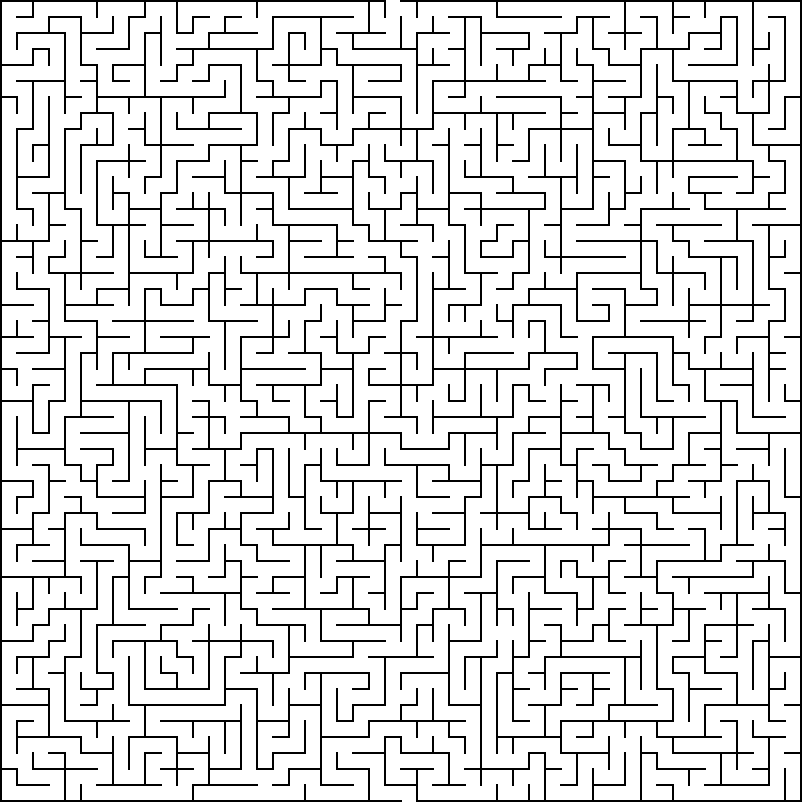
#> input picture Solve the Maze/Test images/50x50.png, 802 x 802 px, found by its file name
$ python 'MazeSolver50*50.py'   (older library calls are emulated)
#> lines starting #> are read from the running program, lines starting #| are printed output that depends on the picture; after the words box and inside, x2 and y2 are one past the last pixel; in counts of white or black regions, pixels touching at a corner belong together
import cv2
import numpy as np

filename = '50x50'
img = cv2.imread(filename+'.png')
#> img is the input picture: shape (802, 802, 3); 87.1% white; black in thin lines or dots
cv2.imshow('Maze', img)

# Binary conversion
gray = cv2.cvtColor(img, cv2.COLOR_BGR2GRAY)
#> gray: shape (802, 802); 87.1% white; black in thin lines or dots
# Inverting tholdolding will give us a binary image with a white wall and a black background.
ret, thresh = cv2.threshold(gray, 127, 255, cv2.THRESH_BINARY_INV)
#> thresh: shape (802, 802); 12.9% white in thin lines or dots
cv2.imwrite(filename+'/1. Threshold1.jpg', thresh)
cv2.imshow('Threshold 1', thresh)

# Contours
image, contours, hierarchy = cv2.findContours(thresh, cv2.RETR_EXTERNAL, cv2.CHAIN_APPROX_NONE)
#> contours = 2 contours; box (x1, y1, x2, y2) and area: (160, 0, 802, 802) 25012, (0, 0, 546, 802) 17486
dc = cv2.drawContours(thresh, contours, 0, (255, 255, 255), 5)
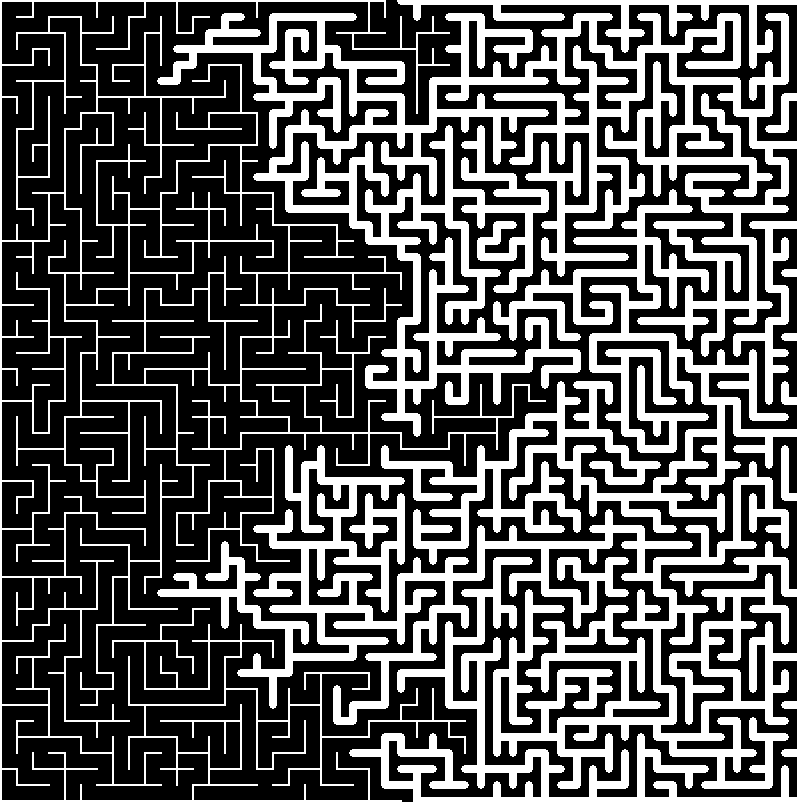
#> dc: shape (802, 802); 34.2% white; 2 white regions, box (x1, y1, x2, y2) and area: (157, 0, 802, 802) 185500, (0, 0, 546, 802) 34244
cv2.imwrite(filename+'/2. Contours1.jpg', dc)
cv2.imshow('Contours 1', dc)

dc = cv2.drawContours(dc, contours, 1, (0,0,0) , 5)
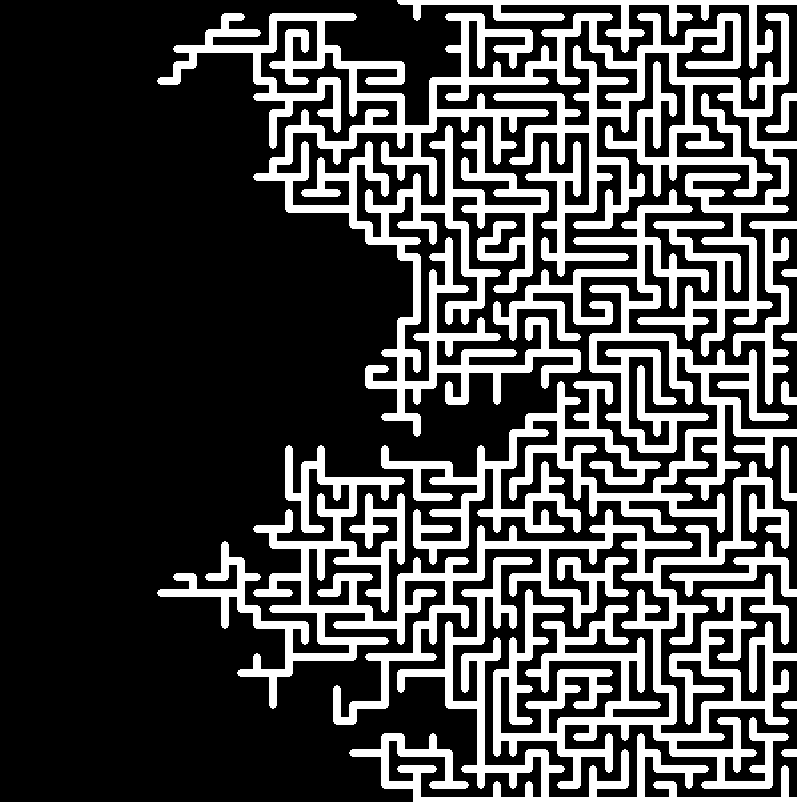
#> dc: shape (802, 802); 28.8% white; 1 white region, box (x1, y1, x2, y2) and area: (157, 0, 802, 802) 185500
cv2.imwrite(filename+'/3. Contours2.jpg', dc)
cv2.imshow('Contours 2', dc)

ret, thresh = cv2.threshold(dc, 240, 255, cv2.THRESH_BINARY)
cv2.imwrite(filename+'/4. Threshold2.jpg', thresh)
cv2.imshow('Threshold 2', thresh)

ke = 19
kernel = np.ones((ke, ke), np.uint8)

# Dilate

# Complete the code for dilation


# Erosion


#> (the run stopped early here; a loop or call above may not have finished)
